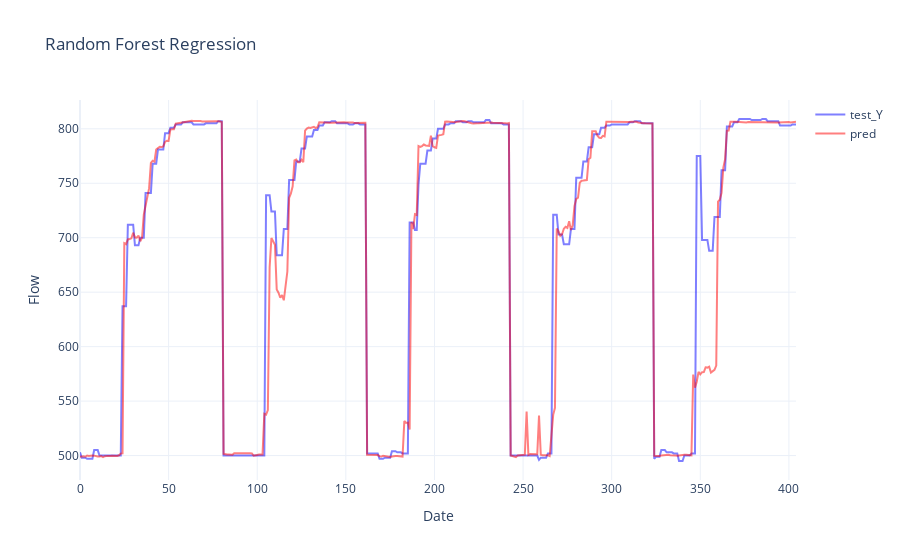

Write notebook code for a chart like this one.
### Code cell
fig = go.Figure()
fig.add_trace(go.Scatter( y=test_Y,
                    mode='lines',
                    name='test_Y',
                    line=dict(color='rgba(0, 0, 255, 0.5)', width = 2)))
fig.add_trace(go.Scatter(y=pred,
                    mode='lines',
                    name='pred',
                    line=dict(color='rgba(255, 0, 0, 0.5)', width = 2)))
# df = pd.DataFrame(dict(test_Y = test_Y, 
#                        pred =  pred,
#                        ))

fig.update_layout(title="Random Forest Regression",
                  template='plotly_white', 
                  xaxis_title = "Date", yaxis_title = "Flow",
                  )

fig.show()

### Figure 1 — Plotly figure (JSON) as saved in the notebook; plotly's stock layout.template omitted (floating-point values rounded to 4 significant figures; data arrays with more than 128 entries replaced by an {"elided": "..."} marker saying what was removed)
{"data": [{"line": {"color": "rgba(0, 0, 255, 0.5)", "width": 2}, "mode": "lines", "name": "test_Y", "type": "scatter", "y": {"elided": "405 int values"}}, {"line": {"color": "rgba(255, 0, 0, 0.5)", "width": 2}, "mode": "lines", "name": "pred", "type": "scatter", "y": {"elided": "405 float values"}}], "layout": {"title": {"text": "Random Forest Regression"}, "xaxis": {"title": {"text": "Date"}}, "yaxis": {"title": {"text": "Flow"}}}}
